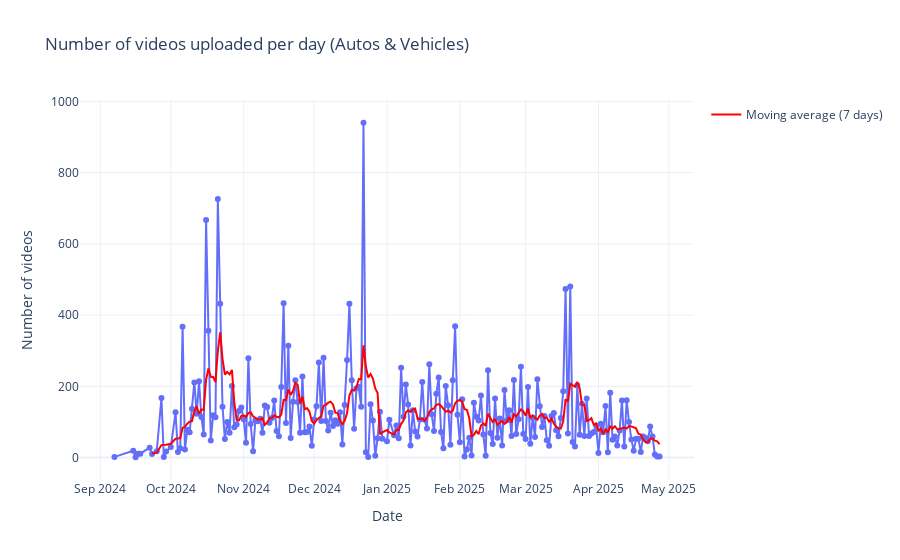
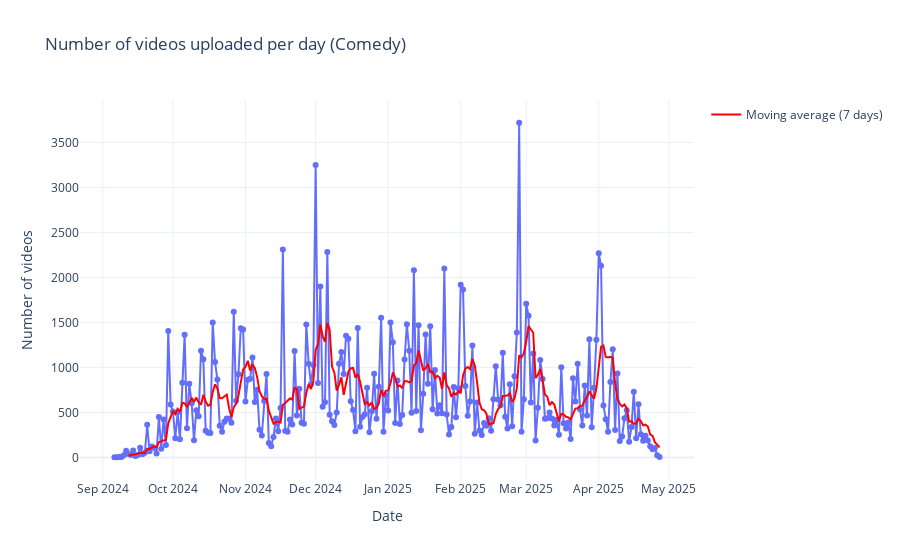
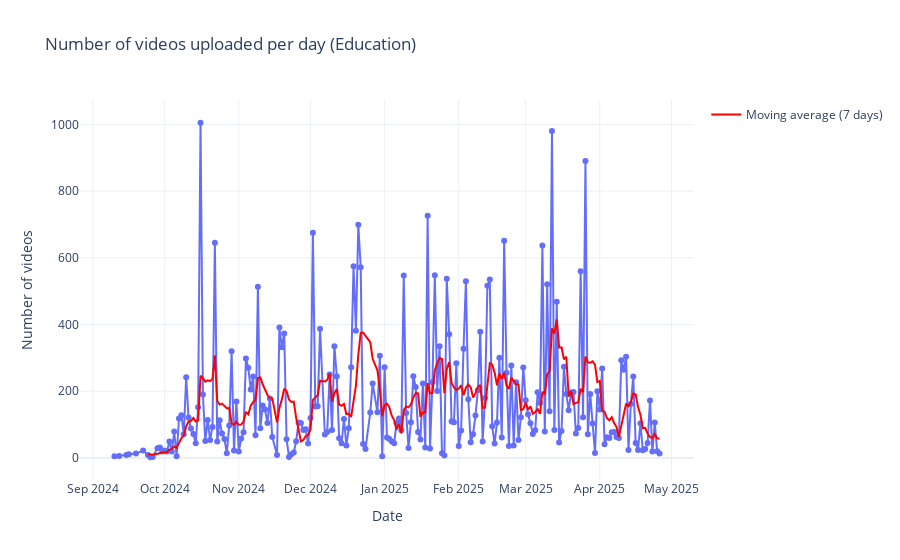
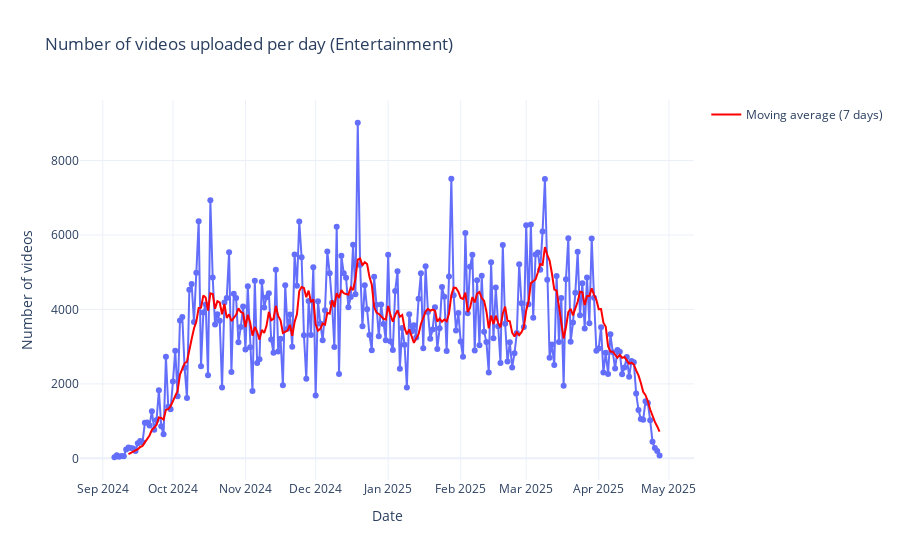

Notebook cell for these charts, in order:
### Code cell
videos_per_category = df.groupby([df['video_category_id'], df['video_published_at'].dt.date]).size().reset_index(name='count')
videos_per_category['video_published_at'] = pd.to_datetime(videos_per_category['video_published_at'])

category_figures = []

for category in videos_per_category['video_category_id'].unique():
    category_data = videos_per_category[videos_per_category['video_category_id'] == category]
    category_rolling = category_data['count'].rolling(window=7).mean()

    fig = px.line(
        category_data,
        x='video_published_at',
        y='count',
        markers=True,
        title=f'Number of videos uploaded per day ({category})',
        labels={'video_published_at': 'Date', 'count': 'Number of videos'}
    )

    fig.add_trace(
        go.Scatter(
            x=category_data['video_published_at'],
            y=category_rolling,
            mode='lines',
            name='Moving average (7 days)',
            line=dict(color='red'),
            opacity=1
        )
    )

    fig.update_layout(
        xaxis_title='Date',
        yaxis_title='Number of videos',
        template='plotly_white',
        showlegend=True
    )

    category_figures.append(fig)

for fig in category_figures:
    fig.show()

### Figure 1 — Plotly figure (JSON) as saved in the notebook; plotly's stock layout.template omitted (floating-point values rounded to 4 significant figures; data arrays with more than 128 entries replaced by an {"elided": "..."} marker saying what was removed)
{"data": [{"hovertemplate": "Date=%{x}<br>Number of videos=%{y}<extra></extra>", "legendgroup": "", "line": {"color": "#636efa", "dash": "solid"}, "marker": {"symbol": "circle"}, "mode": "lines+markers", "name": "", "orientation": "v", "showlegend": false, "type": "scatter", "x": {"elided": "217 str values"}, "xaxis": "x", "y": {"elided": "217 int values"}, "yaxis": "y"}, {"line": {"color": "red"}, "mode": "lines", "name": "Moving average (7 days)", "opacity": 1, "type": "scatter", "x": {"elided": "217 str values"}, "y": {"elided": "217 float values"}}], "layout": {"legend": {"tracegroupgap": 0}, "showlegend": true, "title": {"text": "Number of videos uploaded per day (Autos & Vehicles)"}, "xaxis": {"anchor": "y", "domain": [0, 1], "title": {"text": "Date"}}, "yaxis": {"anchor": "x", "domain": [0, 1], "title": {"text": "Number of videos"}}}}

### Figure 2 — Plotly figure (JSON) as saved in the notebook; plotly's stock layout.template omitted (floating-point values rounded to 4 significant figures; data arrays with more than 128 entries replaced by an {"elided": "..."} marker saying what was removed)
{"data": [{"hovertemplate": "Date=%{x}<br>Number of videos=%{y}<extra></extra>", "legendgroup": "", "line": {"color": "#636efa", "dash": "solid"}, "marker": {"symbol": "circle"}, "mode": "lines+markers", "name": "", "orientation": "v", "showlegend": false, "type": "scatter", "x": {"elided": "234 str values"}, "xaxis": "x", "y": {"elided": "234 int values"}, "yaxis": "y"}, {"line": {"color": "red"}, "mode": "lines", "name": "Moving average (7 days)", "opacity": 1, "type": "scatter", "x": {"elided": "234 str values"}, "y": {"elided": "234 float values"}}], "layout": {"legend": {"tracegroupgap": 0}, "showlegend": true, "title": {"text": "Number of videos uploaded per day (Comedy)"}, "xaxis": {"anchor": "y", "domain": [0, 1], "title": {"text": "Date"}}, "yaxis": {"anchor": "x", "domain": [0, 1], "title": {"text": "Number of videos"}}}}

### Figure 3 — Plotly figure (JSON) as saved in the notebook; plotly's stock layout.template omitted (floating-point values rounded to 4 significant figures; data arrays with more than 128 entries replaced by an {"elided": "..."} marker saying what was removed)
{"data": [{"hovertemplate": "Date=%{x}<br>Number of videos=%{y}<extra></extra>", "legendgroup": "", "line": {"color": "#636efa", "dash": "solid"}, "marker": {"symbol": "circle"}, "mode": "lines+markers", "name": "", "orientation": "v", "showlegend": false, "type": "scatter", "x": {"elided": "216 str values"}, "xaxis": "x", "y": {"elided": "216 int values"}, "yaxis": "y"}, {"line": {"color": "red"}, "mode": "lines", "name": "Moving average (7 days)", "opacity": 1, "type": "scatter", "x": {"elided": "216 str values"}, "y": {"elided": "216 float values"}}], "layout": {"legend": {"tracegroupgap": 0}, "showlegend": true, "title": {"text": "Number of videos uploaded per day (Education)"}, "xaxis": {"anchor": "y", "domain": [0, 1], "title": {"text": "Date"}}, "yaxis": {"anchor": "x", "domain": [0, 1], "title": {"text": "Number of videos"}}}}

### Figure 4 — Plotly figure (JSON) as saved in the notebook; plotly's stock layout.template omitted (floating-point values rounded to 4 significant figures; data arrays with more than 128 entries replaced by an {"elided": "..."} marker saying what was removed)
{"data": [{"hovertemplate": "Date=%{x}<br>Number of videos=%{y}<extra></extra>", "legendgroup": "", "line": {"color": "#636efa", "dash": "solid"}, "marker": {"symbol": "circle"}, "mode": "lines+markers", "name": "", "orientation": "v", "showlegend": false, "type": "scatter", "x": {"elided": "234 str values"}, "xaxis": "x", "y": {"elided": "234 int values"}, "yaxis": "y"}, {"line": {"color": "red"}, "mode": "lines", "name": "Moving average (7 days)", "opacity": 1, "type": "scatter", "x": {"elided": "234 str values"}, "y": {"elided": "234 float values"}}], "layout": {"legend": {"tracegroupgap": 0}, "showlegend": true, "title": {"text": "Number of videos uploaded per day (Entertainment)"}, "xaxis": {"anchor": "y", "domain": [0, 1], "title": {"text": "Date"}}, "yaxis": {"anchor": "x", "domain": [0, 1], "title": {"text": "Number of videos"}}}}
